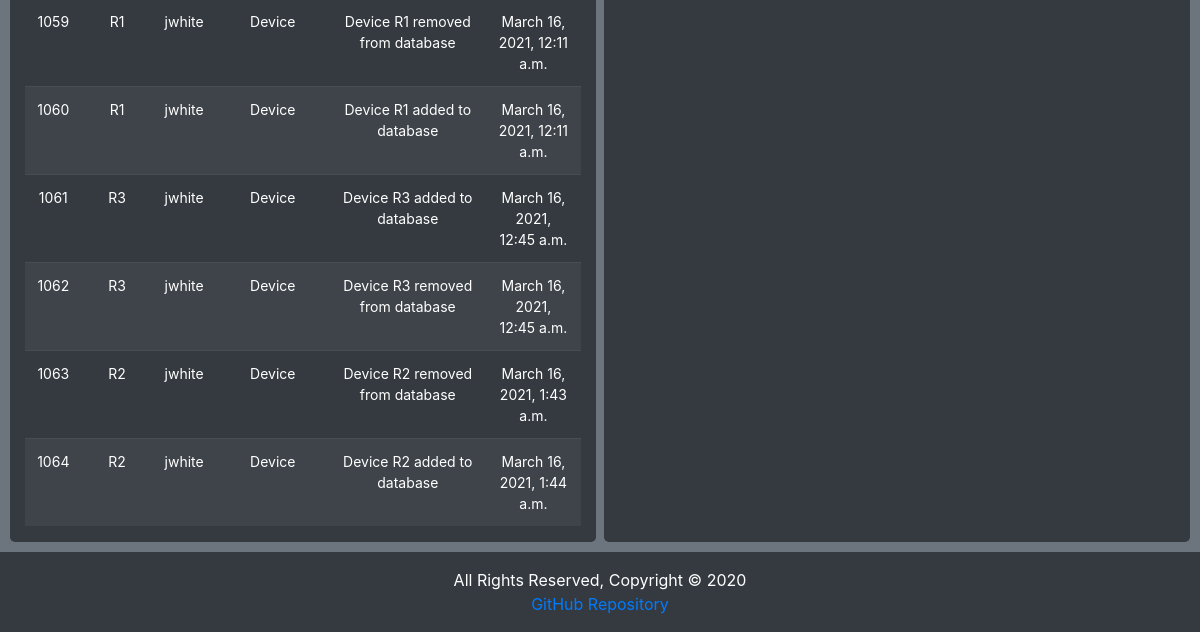
Before: /dashboard/Admin/ (signed in, lower part) with the older database file.
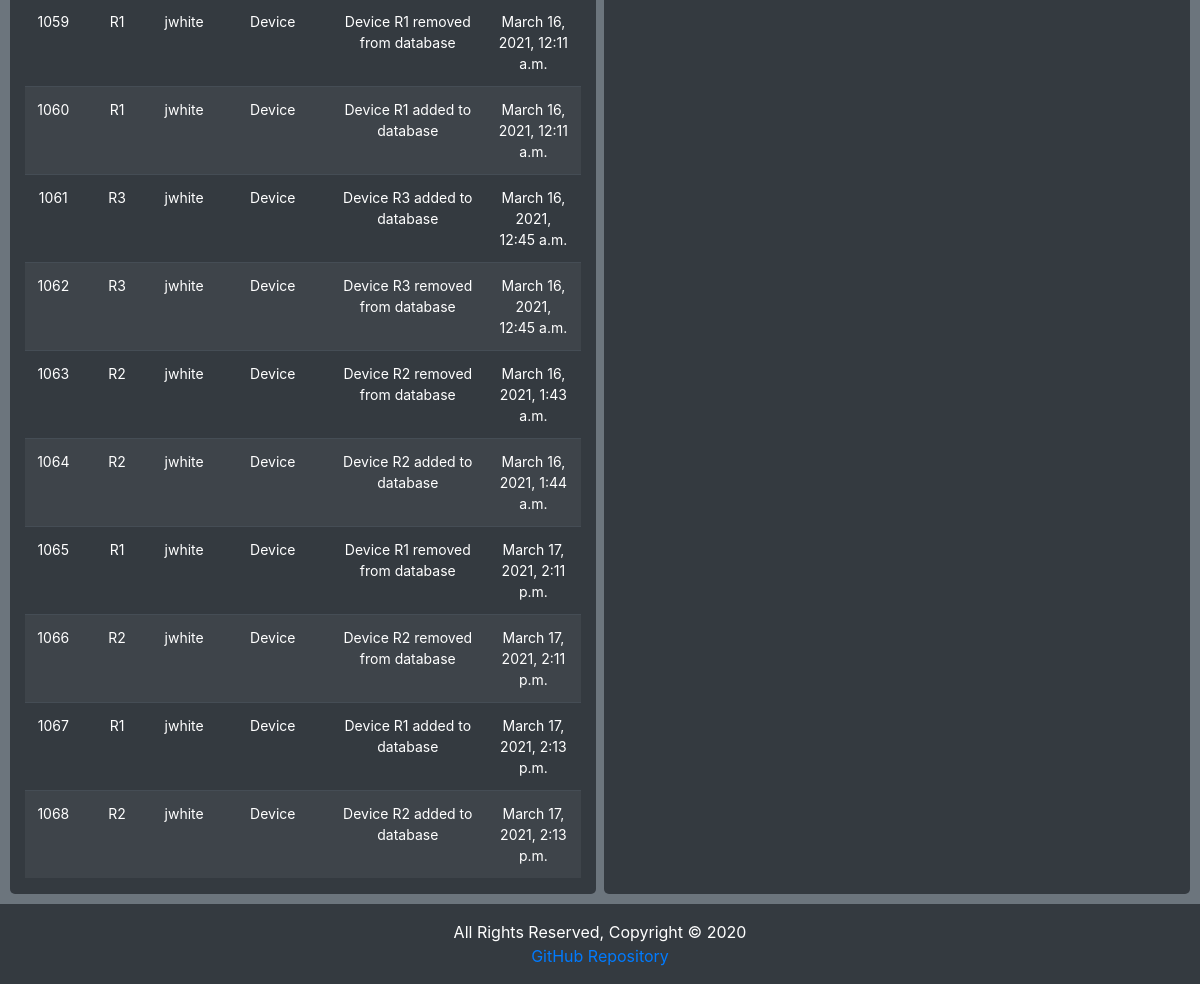
After: the same page with the newer database file.
### device/models.py (models this page shows)
class Log(models.Model):
    device = models.CharField(max_length=250, null=False)
    user = models.CharField(max_length=250, null=False)
    type = models.CharField(max_length=250, null=False)
    description = models.CharField(max_length=250, null=False)
    dateTime = models.DateTimeField(default=datetime.now)
    flag = models.BooleanField(default=False)

### dashboard/views.py (the view)
# urls.py: path('dashboard/', include('dashboard.urls')),
@login_required
def dashboard(PageRequest, username):
    user_devices = Device.objects.filter(user__username=username)
    config_logs = Log.objects.all()
    args = {'all_devices': user_devices, 'status': check_devices(), 'all_logs': config_logs}
    return render(PageRequest, 'dashboard.html', args)

### dashboard/views.py (called while the page is built, shortened)
def check_devices():
    user_devices = Device.objects.all()

### templates/dashboard.html (shortened to what this page needs)
{% include "header.html" %}
<body>
{% load static %}
<main class="main container-fluid">
    <div class="widgets-grid">
        <div class="row d-flex">
            <div class="col table-responsive widget">
                <table class="table table-striped table-dark" style="font-size: 14px">
                    <tbody>
                    {% for log in all_logs %}
                        <tr>
                        <td id="id">{{ log.id }}</td>
                        <td id="device">{{ log.device }}</td>
                        <td id="user">{{ log.user }}</td>
                        <td id="type">{{ log.type }}</td>
                        <td id="description">{{ log.description }}</td>
                        <td id="dateTime">{{ log.dateTime }}</td>
                    {% endfor %}
                    </tbody>
                </table>
            </div>
            <div class="col ml-2 widget">
            </div>
        </div>
    </div>
</main>
{% include "footer.html" %}
</body>
</html>

Changed rows visible on the page:
added Log: id "1065", device "R1", user "jwhite", type "Device", description "Device R1 removed from database", dateTime "March 17, 2021, 2:11 p.m."
added Log: id "1066", device "R2", user "jwhite", type "Device", description "Device R2 removed from database", dateTime "March 17, 2021, 2:11 p.m."
added Log: id "1067", device "R1", user "jwhite", type "Device", description "Device R1 added to database", dateTime "March 17, 2021, 2:13 p.m."
added Log: id "1068", device "R2", user "jwhite", type "Device", description "Device R2 added to database", dateTime "March 17, 2021, 2:13 p.m."
